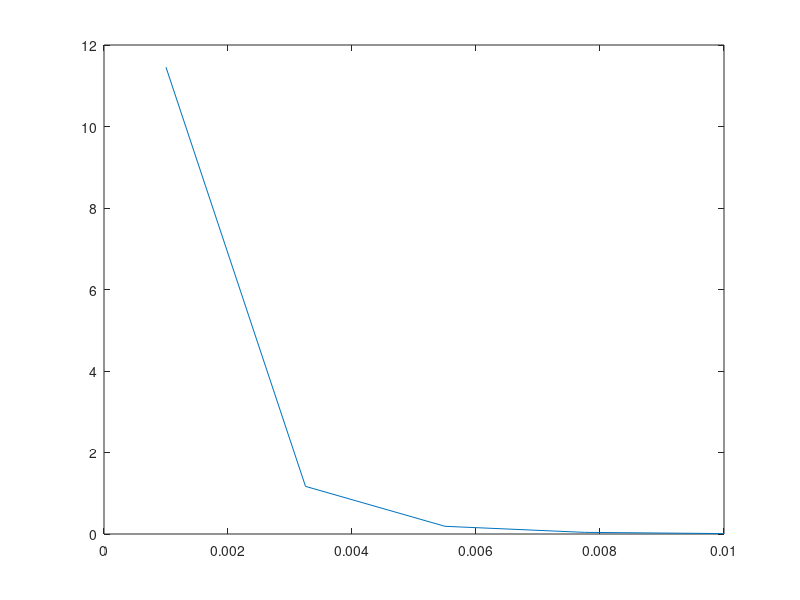

Here is the MATLAB script that generated this plot:
D=.0253;
D_f=0.041;
L=8;
mf=0.5;
cf=4195;
rho=1000/1.027;
n=365e-06;
s=0.004;
k_f=0.668;
Pr=23;
del=linspace(0.001,0.010,5)
TTD=zeros(length(del),1);
del_t=0.002;
T_if=35;
T_o=300;
S_min=pi*D^2/4;
v_max=mf/(S_min*rho);
Re=rho*v_max*D/n;
A_T=pi*D*s;
for j=1:length(del)
A=(0.5*pi*(D_f^2-D^2))+pi*D_f*del(j)+pi*D*s;
Nu_bar=0.3*(Re^0.625)*((A/A_T)^-0.375)*(Pr^0.333);
h_bar=Nu_bar*k_f/D;
A_t=pi*D*s;
A_f=(0.5*pi*(D_f*D_f-D*D))+pi*D_f*del(j);
psi=D/2*((D_f/D)-1)*(1+0.35*log(D_f/D));
nf= (tanh(sqrt(2*h_bar/(del(j)*k_f))*psi))/(sqrt(2*h_bar/(del(j)*k_f))*psi);
H=h_bar*(nf*A_f+A_t)/(mf*cf);  
N=round(L/(del(j)+s));
for i=1:N
delta_T_fluid= (T_if-T_o)*(1-exp(-H));
T_of=T_if+abs(delta_T_fluid);
T_if=T_of;
end
T_of;
TTD(j)=(T_o-T_of)
end
plot(del,TTD)
